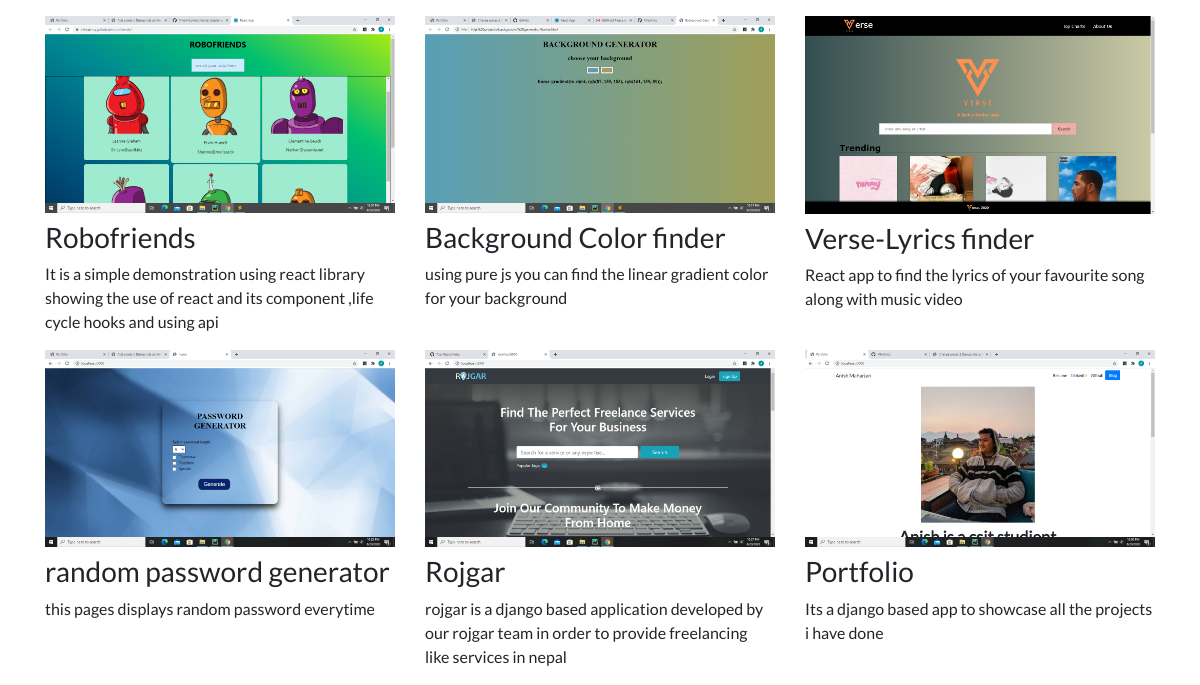
Before: / (lower part) with the older database file.
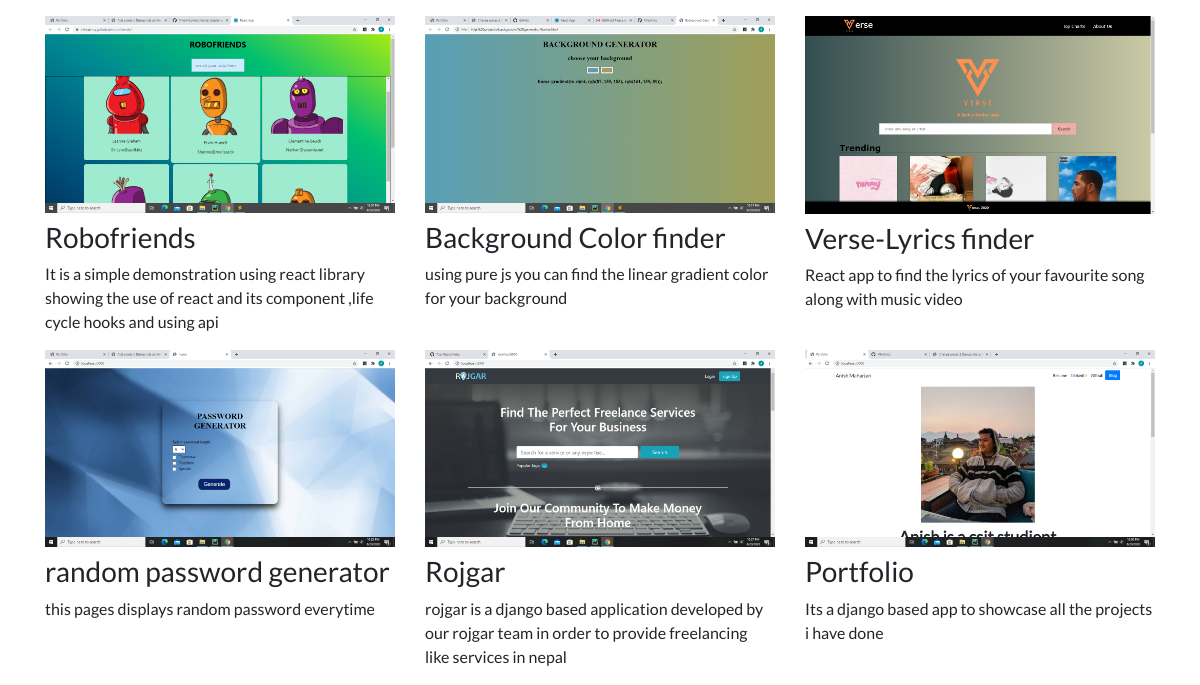
After: the same page with the newer database file.
### profileportfolio/models.py (models this page shows, shortened)
class Project(models.Model):
    title = models.CharField(max_length=100)
    description = models.CharField(max_length=255)
    image = models.ImageField(upload_to='image/images/')
    url_link = models.URLField(blank=True)

### profileportfolio/views.py (the view)
# urls.py: 2. Add a URL to urlpatterns:  path('', views.home, name='home')
def home(request):
    project = Project.objects.all()
    return render(request, 'home.html', {'projects': project})

### templates/home.html (shortened to what this page needs)
{% extends "base.html" %}
{% load static %}
{% block content %}
<div class="row">
  {% for project in projects %}
  <div class="col-lg-4 col-md-6">
    {% if project.url_link %}
    <a href="{{ project.url_link }}">
      <img src="{{ project.image.url }}" class="img-fluid mb-2">
    </a>
    {% else %}
    <img src="{{ project.image.url }}" class="img-fluid mb-2">
    {% endif %}
    <h3>{{ project.title }}</h3>
    <p>{{ project.description }}</p>
  </div>
  {% endfor %}
</div>
{% endblock %}

### templates/base.html (shortened to what this page needs)
{% load static %}
<!doctype html>
<html lang="en">
<head>
  <link rel="stylesheet" href="https://stackpath.bootstrapcdn.com/bootstrap/4.4.1/css/bootstrap.min.css">
  <link rel="stylesheet" href="{% static "image/custom.css" %}">
</head>
<body>
  <div class="container">
    {% block content %}{% endblock %}
  </div>
</body>
</html>

### profileportfolio/static/image/custom.css (style rules this page uses)
body { font-family: 'Lato', sans-serif; }

Changed rows visible on the page:
changed Project "Portfolio": image: picture added; image: picture removed
